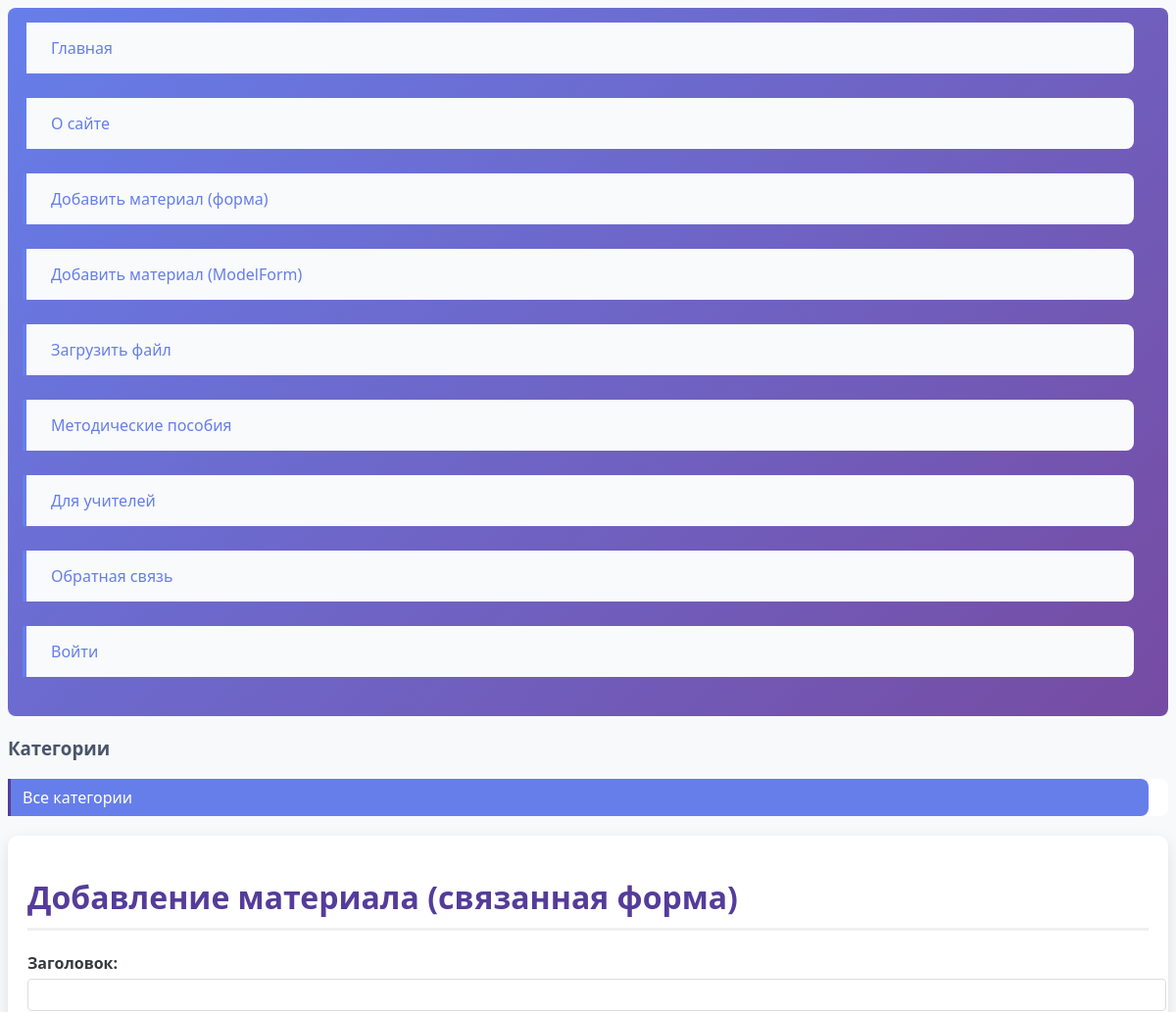
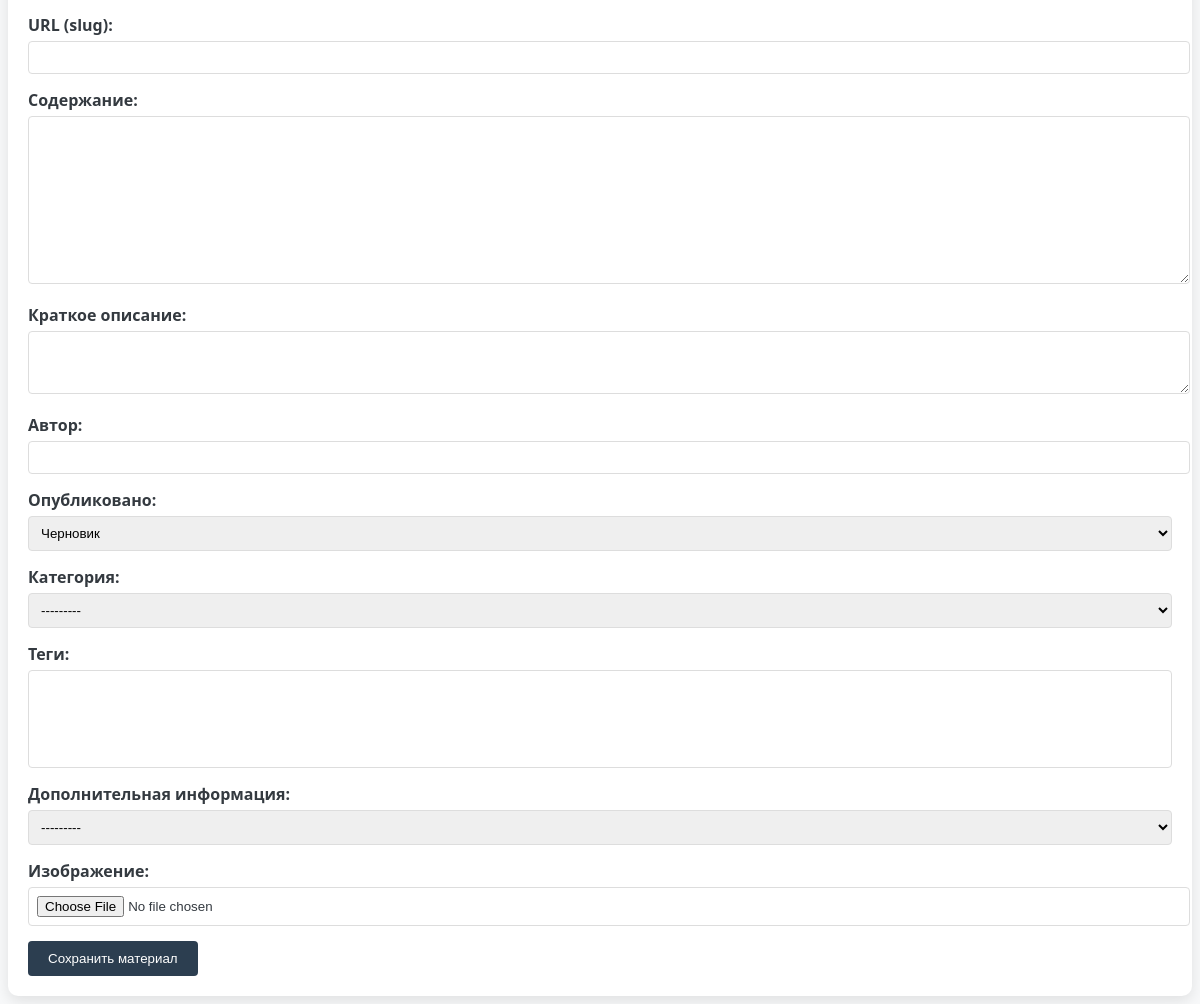
Before: /add-material-model/ with the older database file (2 pictures, top to bottom).
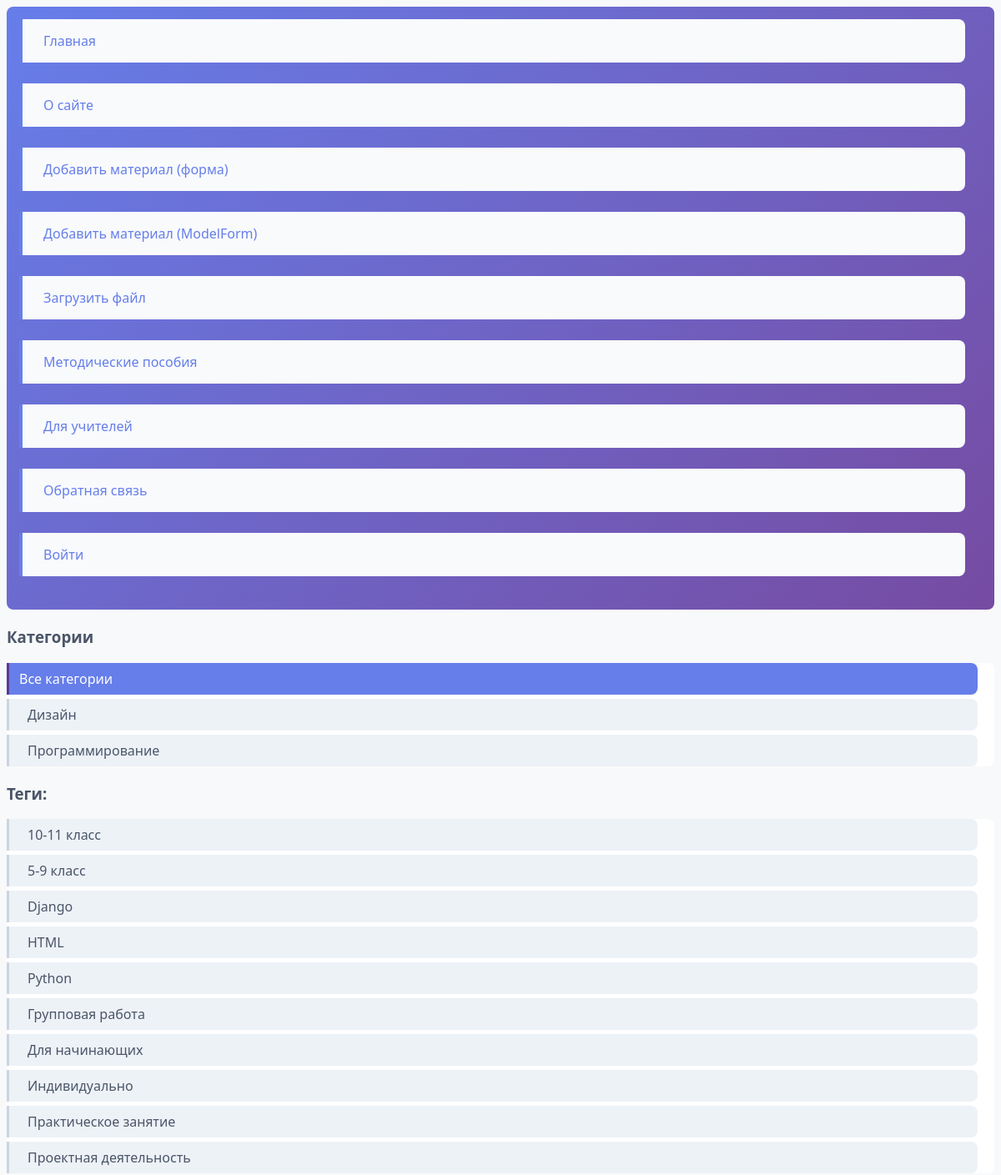
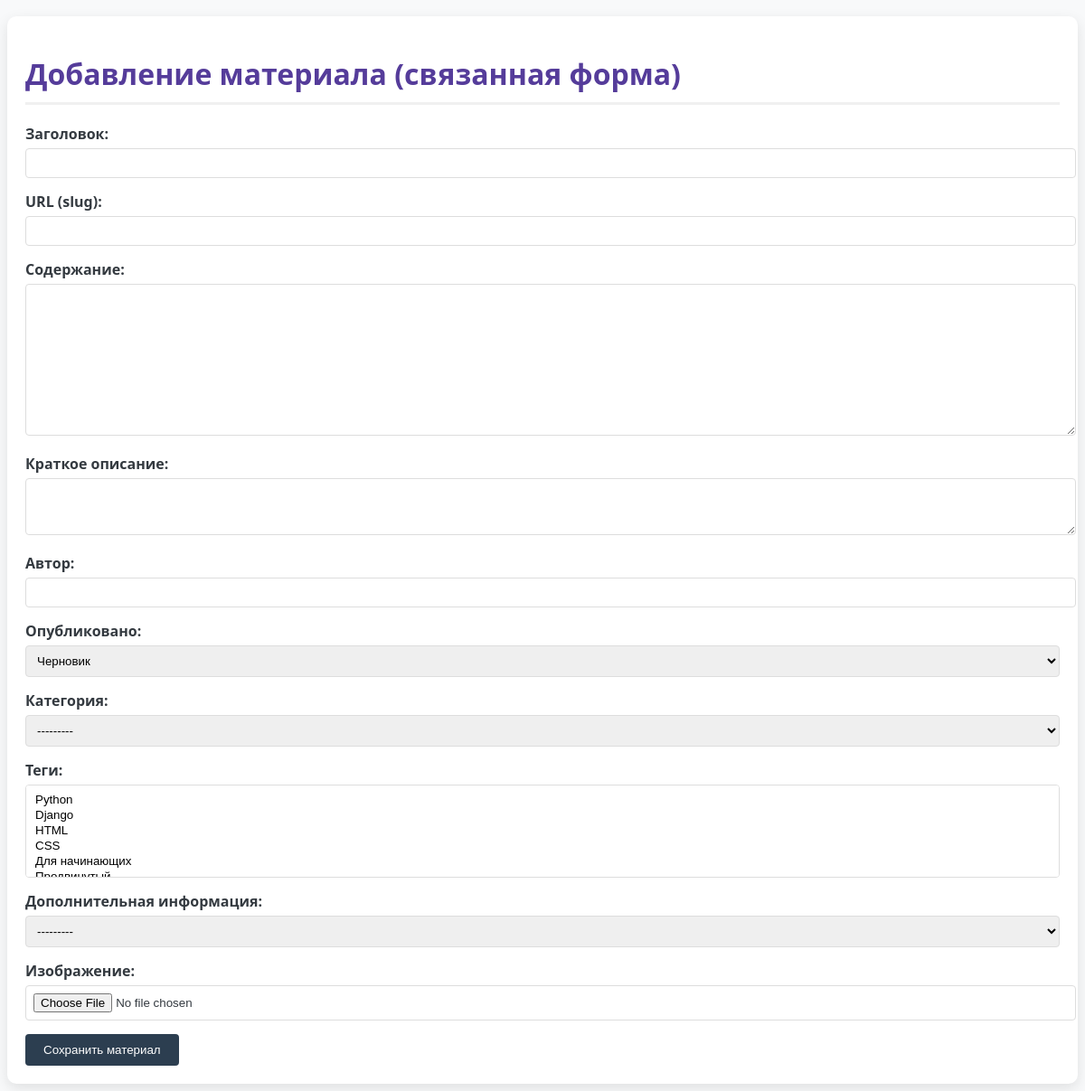
After: the same page with the newer database file (2 pictures, top to bottom).
### sites/models.py (models this page shows, shortened)
class Category(models.Model):
    name = models.CharField(max_length=100, db_index=True, verbose_name="Название категории")
    slug = models.SlugField(max_length=255, unique=True, db_index=True, verbose_name="URL")
    class Meta:
        verbose_name = "Категория"
        verbose_name_plural = "Категории"
    def __str__(self):
        return self.name

class TagPost(models.Model):
    tag = models.CharField(max_length=100, db_index=True, verbose_name="Тег")
    slug = models.SlugField(max_length=255, unique=True, db_index=True, verbose_name="URL")
    class Meta:
        verbose_name = "Тег"
        verbose_name_plural = "Теги"
    def __str__(self):
        return self.tag

### sites/views.py (the view)
# urls.py: path('add-material-model/', views.add_material_model, name='add_material_model'),
def add_material_model(request):
    if request.method == 'POST':
        form = AddMaterialModelForm(request.POST, request.FILES)
        if form.is_valid():
            material = form.save()
            print(f"✅ Сохранён материал: {material.title}")
            print(f"✅ Категория: {material.cat.name if material.cat else 'НЕ УСТАНОВЛЕНА'}")
            return redirect('home')
        else:
            print("Ошибки формы:", form.errors)
    else:
        form = AddMaterialModelForm()
    return render(request, 'sites/add_material_model.html', {
        'form': form,
        'title': 'Добавление материала (связанная форма)',
        'menu': menu
    })

### sites/models.py (called while the page is built)
    def __str__(self):
        return f"Инфо для материала (скачиваний: {self.downloads_count})"

### sites/templatetags/sites_tags.py (called while the page is built)
@register.inclusion_tag('sites/list_categories.html')
def show_categories(cat_selected=0):
    cats = Category.objects.annotate(total=Count('materials')).filter(
        total__gt=0,
        materials__is_published=1
    ).distinct()
    return {'cats': cats, 'cat_selected': cat_selected}

@register.inclusion_tag('sites/list_tags.html')
def show_tags():
    tags = TagPost.objects.annotate(total=Count('materials')).filter(
        total__gt=0,
        materials__is_published=1
    ).distinct()
    return {'tags': tags}

### sites/templates/sites/add_material_model.html (shortened to what this page needs)
{% extends 'base.html' %}
{% block content %}
    <h1>{{ title }}</h1>
    <form action="" method="post" enctype="multipart/form-data">
        {% for field in form %}
            <div class="form-field {% if field.errors %}has-error{% endif %}">
                <label class="form-label" for="{{ field.id_for_label }}">
                    {{ field.label }}:
                </label>
                {{ field }}
            </div>
        {% endfor %}
        <button type="submit">Сохранить материал</button>
    </form>
{% endblock %}

### sites/templates/sites/list_categories.html
{% for cat in cats %}
    {% if cat.id == cat_selected %}
        <li class="selected">{{ cat.name }}</li>
    {% else %}
        <li><a href="{% url 'category' cat.slug %}">{{ cat.name }}</a></li>
    {% endif %}
{% endfor %}

### sites/templates/sites/list_tags.html
{% if tags %}
    <h3>Теги:</h3>
    <ul class="tags-list">
        {% for t in tags %}
            <li><a href="{% url 'tag' t.slug %}">{{ t.tag }}</a></li>
        {% endfor %}
    </ul>
{% endif %}

Changed rows visible on the page:
added Category: name "Дизайн"
added Category: name "Программирование"
added TagPost: tag "10-11 класс"
added TagPost: tag "5-9 класс"
added TagPost: tag "Django"
added TagPost: tag "HTML"
added TagPost: tag "Python"
added TagPost: tag "Групповая работа"
added TagPost: tag "Для начинающих"
added TagPost: tag "Индивидуально"
added TagPost: tag "Практическое занятие"
added TagPost: tag "Проектная деятельность"
Other visible differences:
form field tags: (not shown) → "Python / Django / HTML / CSS / Для начинающих"
text now shown: "Теги:"
